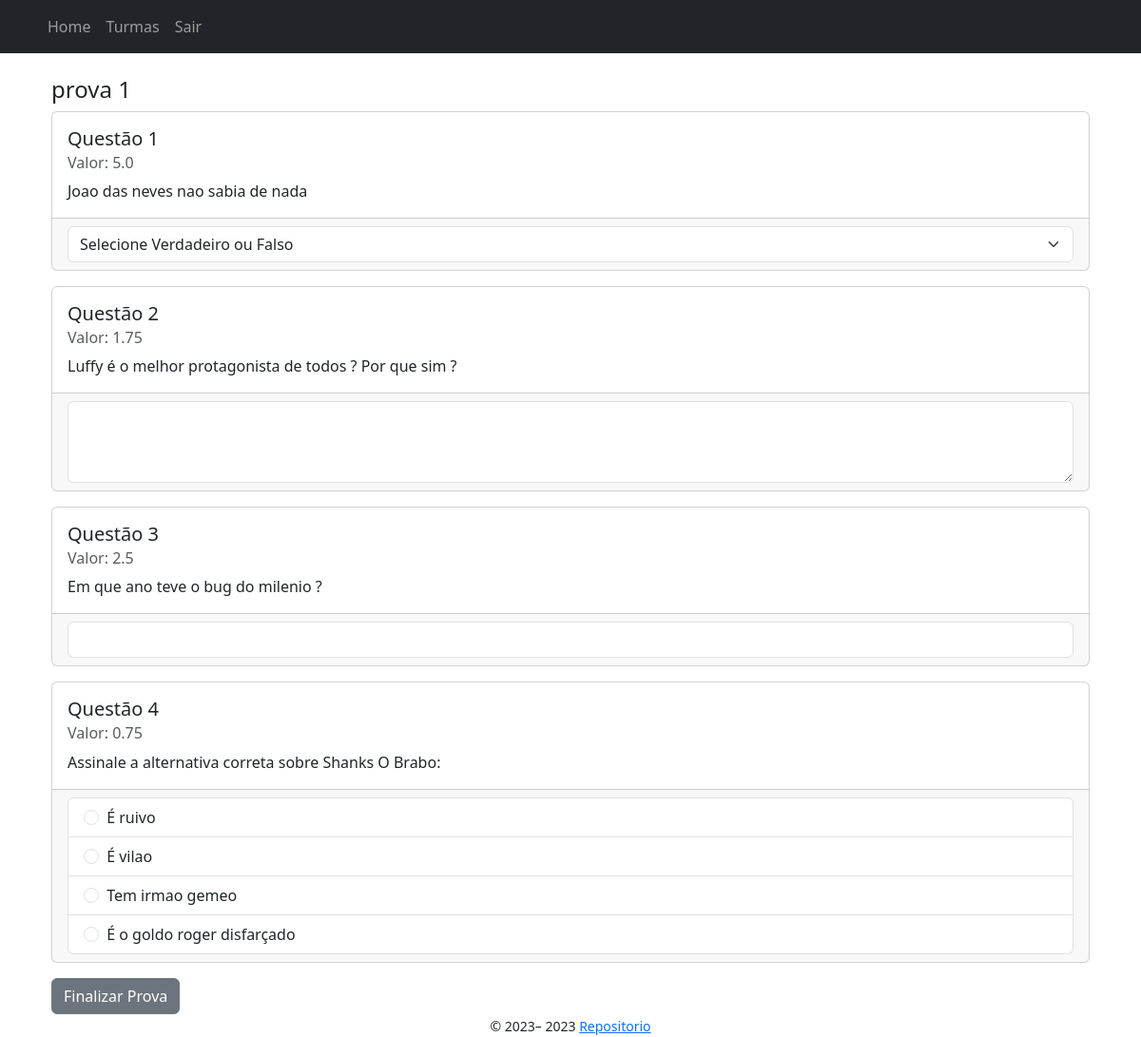
Page /turmas/1/exames/1/show (signed in) on the committed database.
### app/models/exame.py (models this page shows)
class Exame(db.Model):
    __tablename__ = "exame"
    id = db.Column(db.Integer, primary_key=True)
    data_inicio = db.Column(db.DateTime, nullable=True)
    data_fim = db.Column(db.DateTime, nullable=True)
    nome = db.Column(db.String(255))
    nota_exame = db.Column(db.Float)
    professor_id = db.Column(db.Integer, db.ForeignKey('professor.id'), nullable=False)
    turma_id = db.Column(db.Integer, db.ForeignKey('turma.id'), nullable=False)
    notas = db.relationship('NotasExames', backref='exame_notas') #1 to N
    respostas = db.relationship('RespostaQuestaoExame', backref='exame_respostas') #1 to N
    questoes = db.relationship("QuestaoExame", back_populates="exame") # N to N

### app/models/questao_exame.py (models this page shows, shortened)
class QuestaoExame(db.Model):
    __tablename__ = "questao_exame"
    exame_id = db.Column(db.Integer, db.ForeignKey("exame.id"), primary_key=True)
    questao_id = db.Column(db.Integer, db.ForeignKey("questao.id"), primary_key=True)
    nota_questao = db.Column(db.Float, nullable=False)
    questao = db.relationship("Questao", back_populates="exames") # refencia ao atributo exame na tabela Questao
    exame = db.relationship("Exame", back_populates="questoes") # refencia ao atributo questoes na tabela Exame

### app/models/questao.py (models this page shows, shortened)
class Questao(db.Model):
    __tablename__ = "questao"
    id = db.Column(db.Integer, primary_key=True)
    enunciado = db.Column(db.String(255))
    resposta = db.Column(db.String(255))
    tipo_questao = db.Column(
        Enum("multipla_escolha", "verdadeiro_falso", "numerica", "dissertativa", name="tipo_questao"), nullable=False)
    professor_id = db.Column(db.Integer, db.ForeignKey('professor.id'), nullable=False)
    respostas = db.relationship('RespostaQuestaoExame', backref='questao_respostas') #1 to N
    exames = db.relationship("QuestaoExame", back_populates="questao") # tabela associativa N to N

### app/models/questao_multipla_escolha.py (models this page shows)
class QuestaoMultiplaEscolha(Questao):
    __tablename__ = "questao_multipla_escolha"
    id = db.Column(db.Integer, db.ForeignKey('questao.id'), primary_key=True)
    opcao_a = db.Column(db.String(255))
    opcao_b = db.Column(db.String(255))
    opcao_c = db.Column(db.String(255))
    opcao_d = db.Column(db.String(255))

### app/controllers/exames_controller.py (the view)
@bp.route("<int:exame_id>/show", methods=['GET'])
@login_required
def show(turma_id, exame_id):
    exame = Exame.query.filter_by(id=exame_id).first()
    questoes_exame = exame.questoes # tabela associativa
    for questao_exame in questoes_exame:
        if questao_exame.questao.tipo_questao == "multipla_escolha":
            multipla_escolha = QuestaoMultiplaEscolha.query.filter_by(id=questao_exame.questao.id).all()
            questao_exame.questao.opcoes = multipla_escolha
    return render_template("exames/show.jinja2", turma_id=turma_id, exame=exame, questoes_exame=questoes_exame)

### app/templates/exames/show.jinja2 (shortened to what this page needs)
{% extends "./base.jinja2" %}
{% from 'bootstrap5/utils.html' import render_icon %}
{% block content %}
<div class="container">
    <h4>{{ exame.nome }}</h4>
    <div>
        <form method="POST" action="{{ url_for('turmas.exames.submit', turma_id=turma_id, exame_id=exame.id) }}">
            {% for questao_exame in questoes_exame %}
                <div class="mb-3 card">
                    <div class="card-body">
                        <h5 class="card-title">Questão {{ loop.index }}</h5>
                        <h6 class="card-subtitle mb-2 text-muted">Valor: {{ questao_exame.nota_questao }}</h6>
                        <p class="card-text">{{ questao_exame.questao.enunciado }}</p>
                    </div>
                    <div class="card-footer">
                        {% if questao_exame.questao.tipo_questao == "multipla_escolha" %}
                            <ul class="list-group">
                                {% for opcao in questao_exame.questao.opcoes %}
                                    <li class="list-group-item">
                                        <input unique-value class="form-check-input me-1" type="radio" id="questao_id_{{ questao_exame.questao.id }}"
                                            name="questao_id_{{ questao_exame.questao.id }}" value="A">
                                            <label class="form-check-label" for="opcao_a_{{ loop.index }}">{{ opcao.opcao_a }}</label>
                                    </li>
                                    <li class="list-group-item">
                                        <input unique-value class="form-check-input me-1" type="radio" id="questao_id_{{ questao_exame.questao.id }}"
                                            name="questao_id_{{ questao_exame.questao.id }}" value="B">
                                            <label class="form-check-label" for="opcao_b_{{ loop.index }}">{{ opcao.opcao_b }}</label>
                                    </li>
                                    {% if opcao.opcao_c %}
                                        <li class="list-group-item">
                                            <input unique-value class="form-check-input me-1" type="radio" id="questao_id_{{ questao_exame.questao.id }}"
                                                 name="questao_id_{{ questao_exame.questao.id }}" value="C">
                                                <label class="form-check-label" for="opcao_c_{{ loop.index }}">{{ opcao.opcao_c }}</label>
                                        </li>
                                    {% endif %}
                                    {% if opcao.opcao_d %}
                                        <li class="list-group-item">
                                            <input unique-value class="form-check-input me-1" type="radio" id="questao_id_{{ questao_exame.questao.id }}"
                                                name="questao_id_{{ questao_exame.questao.id }}" value="D">
                                                <label class="form-check-label" for="opcao_d_{{ loop.index }}">{{ opcao.opcao_d }}</label>
                                        </li>
                                    {% endif %}
                                {% endfor %}
                            </ul>
                        {% elif questao_exame.questao.tipo_questao == "numerica" %}
                            <input type="text" id="questao_id_{{ questao_exame.questao.id }}"
                                name="questao_id_{{ questao_exame.questao.id }}" class="form-control" oninput="this.value = this.value.replace(/[^0-9]/g, '')">
                        {% elif questao_exame.questao.tipo_questao == "verdadeiro_falso" %}
                            <select class="form-select" id="questao_id_{{ questao_exame.questao.id }}" name="questao_id_{{ questao_exame.questao.id }}">
                                <option selected value="">Selecione Verdadeiro ou Falso</option>
                            </select>
                        {% else %}
                            <textarea class="form-control" id="questao_id_{{ questao_exame.questao.id }}"
                                rows="3" name="questao_id_{{ questao_exame.questao.id }}"></textarea>
                        {% endif %}
                    </div>
                </div>
            {% endfor %}
            {% if current_user.tipo_usuario == "estudante" %}
                <button type="submit" id="submitBtn" class="btn btn-secondary">Finalizar Prova</button>
            {% endif %}
        </form>
    </div>
<body>
{% endblock %}

### app/static/style.css (style rules this page uses)
* { box-sizing: border-box; margin: 0; padding: 0; }
body { display: grid; min-height: 100vh; min-width: 100vw; grid-template-columns: 1fr; grid-template-rows: auto 1fr auto; grid-template-areas: "header" "main" "footer"; }

### rows in the picture
Exame: nome "prova 1"
QuestaoExame: nota_questao "5.0", questao.enunciado "Joao das neves nao sabia de nada"
QuestaoExame: nota_questao "1.75", questao.enunciado "Luffy é o melhor protagonista de todos ? Por que sim ?"
QuestaoExame: nota_questao "2.5", questao.enunciado "Em que ano teve o bug do milenio ?"
QuestaoExame: nota_questao "0.75", questao.enunciado "Assinale a alternativa correta sobre Shanks O Brabo:"
QuestaoMultiplaEscolha: opcao_a "É ruivo", opcao_b "É vilao", opcao_c "Tem irmao gemeo", opcao_d "É o goldo roger disfarçado"

### other values in the picture
{{ render_nav_item("index.index", "Home") }} "Home"
{{ render_nav_item("turmas.index", "Turmas") }} "Turmas"
{{ render_nav_item("auth.logout", "Sair") }} "Sair"
